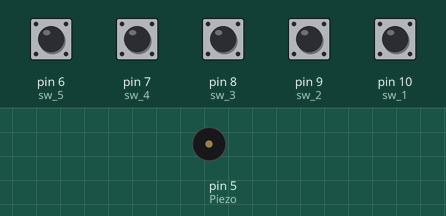
Recording of a sketch running on a simulated Arduino Uno, built with avr-gcc and run on an emulated ATmega328P. On the bench: buzzer (waves = sounding). The inputs (shaded band) are chosen by the test bench; at power-on: pin 6 (sw_5), pin 7 (sw_4), pin 8 (sw_3), pin 9 (sw_2), pin 10 (sw_1) LOW.

Above: at 1.2 s.
1.3 s: pin 6 (sw_5) pulled HIGH for 0.15 s
At 1.37 s:
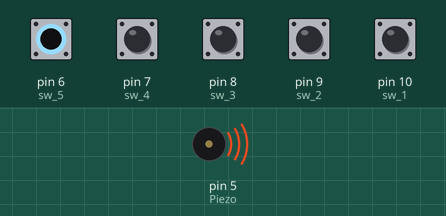
Timing chart, 0 to 4.3 s (numbered marks = the images above; inputs shaded):
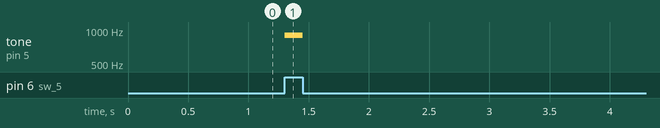

Measured:
- after the input at 1.3 s, tone on pin 5 (Piezo): silent → 900 Hz at once, → silent 0.15 s later

The sketch:

Bzr_SW5_piano.ino
```cpp
#define Piezo 5
#define sw_1 10
#define sw_2 9
#define sw_3 8
#define sw_4 7
#define sw_5 6
void setup()
{
  pinMode(Piezo, OUTPUT);
  pinMode(sw_1, INPUT);
  pinMode(sw_2, INPUT);
  pinMode(sw_3, INPUT);
  pinMode(sw_4, INPUT);
  pinMode(sw_5, INPUT);
}
void loop()
{
  while (digitalRead(sw_1) == HIGH)
  {
    tone(Piezo, 100);
  }
  while (digitalRead(sw_2) == HIGH)
  {
    tone(Piezo, 300);
  }
  while (digitalRead(sw_3) == HIGH)
  {
    tone(Piezo, 500);
  }
  while (digitalRead(sw_4) == HIGH)
  {
    tone(Piezo, 700);
  }
  while (digitalRead(sw_5) == HIGH)
  {
    tone(Piezo, 900);
  }
  noTone(Piezo);
}
```
